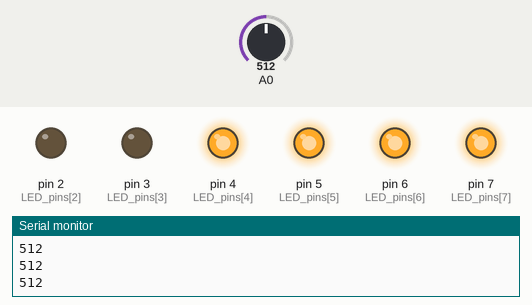
The sketch below on a simulated Arduino Uno, built with avr-gcc and run on an emulated ATmega328P. Parts: output pins drawn as LEDs (lit = HIGH), the last lines printed to the serial monitor. The test bench sets the inputs (shaded band); at power-on: A0 = 512.

Above: at 1.2 s.
1.3 s: A0 set to 628
2.8 s: A0 set to 649
At 3.1 s:
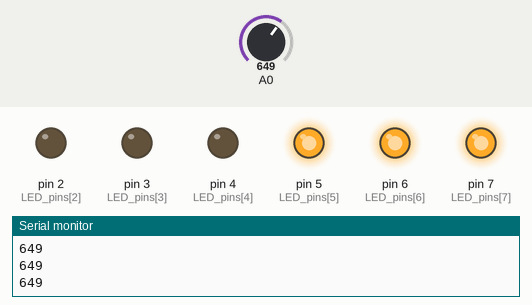
4.3 s: A0 set to 511
At 5.4 s:
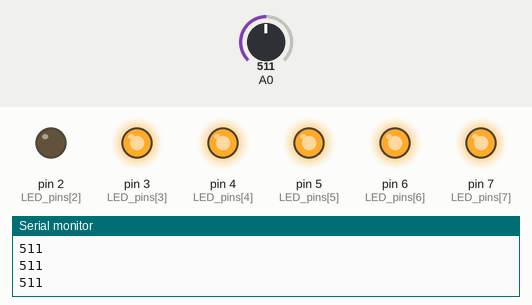
5.8 s: A0 set to 394
7.3 s: A0 set to 372
At 7.7 s:
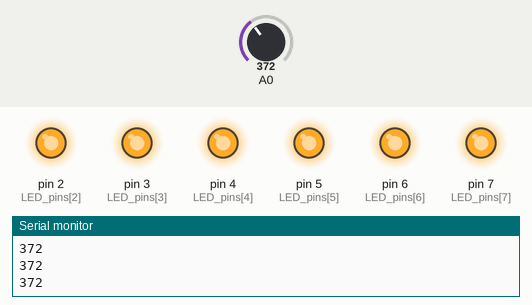
8.8 s: A0 set to 716
At 10.1 s:
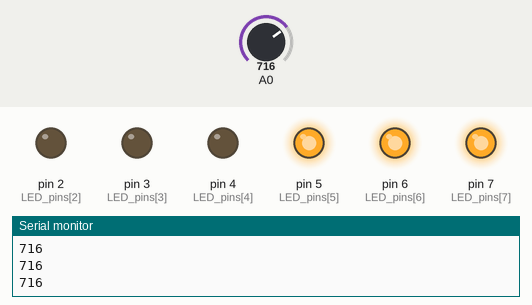
Timing chart, 0 to 11.3 s (numbered marks = the images above; inputs shaded):
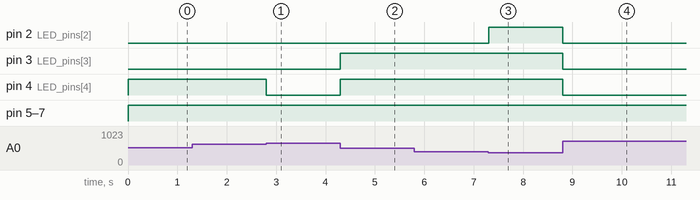

The sketch:

Variable_resistor_and_LED.ino
```cpp
/* 출처 : 아두이노 상상을 스케치하다*/
int LED_pins[] = {0,1,2,3,4,5,6,7};//array를 통해 8,9,10,11,12 번의 핀번호를 순차적으로 배열합니다.
int currentVoltage = 0;//현재 전압의 상태를 확인합니다.
int previousVoltage = 0;//이전 전압의 상태를 확입합니다.
void setup()
{
  for(int i = 0; i < sizeof(LED_pins) / sizeof(int); i++){
    pinMode(LED_pins[i],OUTPUT);
  }
  Serial.begin(9600);
}
void loop()
{
  int analogIn = analogRead(A0);
  currentVoltage = map(analogIn , 0, 1023, 0, 8);  // 아날로그인 0~1023을 0~8로 범위를 알아서 나눔
  if(currentVoltage != previousVoltage){
    previousVoltage = currentVoltage;
    for(int i =0; i < currentVoltage; i++){  //킨다
      digitalWrite(LED_pins[i],LOW);
    }
    for(int i = currentVoltage; i < 8; i++){  //나머지끈다
      digitalWrite(LED_pins[i],HIGH);
    }
  }
  Serial.println(analogIn);
}
```

Measured:
- the behaviour switches between 639 and 640 on A0 (found by bisection; images 0 and 1)
- the behaviour switches between 384 and 383 on A0 (found by bisection; images 2 and 3)
- after the input at 2.8 s, pin 4 (LED_pins[4]): HIGH → LOW at once
- after the input at 4.3 s, pin 3 (LED_pins[3]), pin 4 (LED_pins[4]): LOW → HIGH at once
- after the input at 7.3 s, pin 2 (LED_pins[2]): LOW → HIGH at once
- after the input at 8.8 s, pin 2 (LED_pins[2]), pin 3 (LED_pins[3]), pin 4 (LED_pins[4]): HIGH → LOW at once
